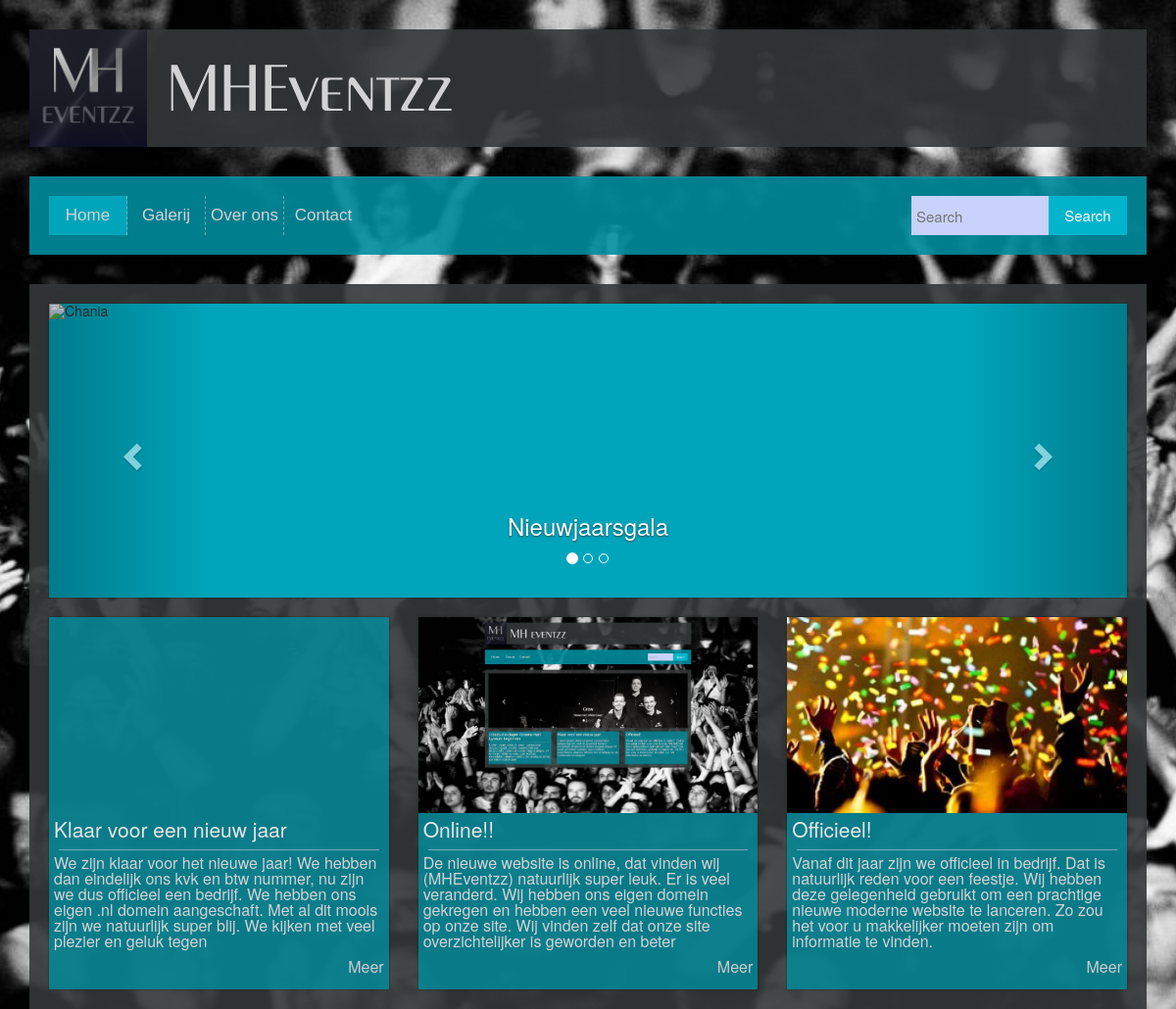
The page / on the database its author committed.
### tables this page shows
CREATE TABLE `posts` (
  `post_id` int(11) NOT NULL,
  `category_id` int(1) NOT NULL,
  `post_title` varchar(255) NOT NULL,
  `post_content` text NOT NULL,
  `post_by` int(11) NOT NULL,
  `post_date` date NOT NULL,
  `post_visible` int(11) NOT NULL,
  `post_img` varchar(300) NOT NULL
);

### index.php (the view, shortened to what this page needs)
<?php
include "top.php";
$SQL = "SELECT post_id, post_by, category_id, post_title, MID(post_content,1,255) AS post_content, DATE_FORMAT(post_date,'%d')AS post_date_day, DATE_FORMAT(post_date,'%M')AS post_date_month, DATE_FORMAT(post_date,'%Y')AS post_date_year, post_img FROM posts WHERE post_visible = 1 ORDER BY post_date DESC, post_id DESC LIMIT 3";
$result1 = $connection->query($SQL);
?>
<article class="body-item">
	<div class="slider hidden-xs padding-20-top">
		<div id="myCarousel" class="carousel slide shadow" data-ride="carousel">
			<ol class="carousel-indicators">
				<li data-target="#myCarousel" data-slide-to="0" class="active"></li>
				<li data-target="#myCarousel" data-slide-to="1"></li>
				<li data-target="#myCarousel" data-slide-to="2"></li>
			</ol>
			<div class="carousel-inner" role="listbox">
				<div class="item active height-300">
					<img src="IMG/nieuwjaar2016.jpg" alt="Chania" class="cover">
					<div class="carousel-caption">
						<h3>Nieuwjaarsgala</h3>
					</div>
				</div>
			</div>
			<a class="left carousel-control" href="#myCarousel" role="button" data-slide="prev">
				<span class="glyphicon glyphicon-chevron-left" aria-hidden="true"></span>
			</a>
			<a class="right carousel-control" href="#myCarousel" role="button" data-slide="next">
				<span class="glyphicon glyphicon-chevron-right" aria-hidden="true"></span>
			</a>
		</div>
	</div>
	<div class="row row-eq-height">
		<?php
			while($row1 = $result1->fetch_assoc()){
				echo "<div class='col-xs-12 col-sm-6 col-md-4'>";
					echo "<div class='box shadow'>";
                    echo "<a class='gal-album-img' href='nieuws_page?page=" . $row1['post_id'] . "' style='background-image:url(" . $row1['post_img'] . ")'></a>";
						echo "<div class='min-height-180'>";
							echo "<div class='box-heading'>" . $row1['post_title'] . "</div>";
							echo "<div class='hr'></div>";
							echo "<div class='box-body'>";
								echo "<p>" . $row1['post_content'] . "</p>";
                                echo "<a class='more' href='nieuws_page.php?id=" . $row1['post_id'] . "'>Meer</a>";
							echo "</div>";
						echo "</div>";
					echo "</div>";
				echo "</div>";
			}
		?>
	</div>
</article>
<?php
include "bottom.php";
?>

### CSS/style.css (style rules this page uses)
html { width: 100%; height: 100%; }
body { width: 100%; height: 100%; background: url("../IMG/crowd.jpg"); -o-background-size: cover !important; -moz-background-size: cover !important; -webkit-background-size: cover !important; background-size: cover !important; background-repeat: no-repeat; background-position: center; background-attachment: fixed; }
.body-item { margin-top: 30px; }
.height-300 { height: 300px; }
.cover { width: 100% !important; overflow: hidden; }
.shadow { box-shadow: 0px 0px 1px 1px rgba(20,20,20,0.2); }
.active { background-color: rgb(1, 165, 187); }
article { background-color: rgba(52,56,56,0.9); min-height: 400px; box-sizing: border-box; padding: 20px; padding-top: 0px; }
.box { display: block; min-height: 100px; background-color: rgba(0,140,158,0.8); overflow: hidden; margin-top: 20px; }
.box-heading { display: inline-block; color: rgb(230,230,230); font-size: 21px; line-height: 23px; box-sizing: border-box; overflow: hidden; padding: 5px; }
.hr { height: 1px; width: calc(100% - 20px); background: rgba(255,255,255,0.4); margin: auto; }
.box-body { display: inline-block; color: rgb(210,210,210); font-size: 16px; line-height: 16px; box-sizing: border-box; padding: 5px; }
.padding-20-top { padding-top: 20px; }
.min-height-180 { min-height: 180px; }
.gal-album-img { display: block; background: url(../IMG/logo.jpg) no-repeat center center; -webkit-background-size: cover; -moz-background-size: cover; -o-background-size: cover; background-size: cover; height: 200px; position: relative; }
.more { float:right; color:#cccccc; }

### rows shown on the page
posts: post_title "Klaar voor een nieuw jaar", post_content "We zijn klaar voor het nieuwe jaar! We hebben dan eindelijk ons kvk en btw nummer, nu zijn we dus officieel een bedrijf. We hebben ons eigen .nl domein aangeschaft. Met al dit moois zijn we natuurlijk super blij. We kijken met veel plezier en geluk tegen"
posts: post_img (picture), post_title "Online!!", post_content "De nieuwe website is online, dat vinden wij (MHEventzz) natuurlijk super leuk. Er is veel veranderd. Wij hebben ons eigen domein gekregen en hebben een veel nieuwe functies op onze site. Wij vinden zelf dat onze site overzichtelijker is geworden en beter"
posts: post_img (picture), post_title "Officieel!", post_content "Vanaf dit jaar zijn we officieel in bedrijf. Dat is natuurlijk reden voor een feestje. Wij hebben deze gelegenheid gebruikt om een prachtige nieuwe moderne website te lanceren. Zo zou het voor u makkelijker moeten zijn om informatie te vinden."
